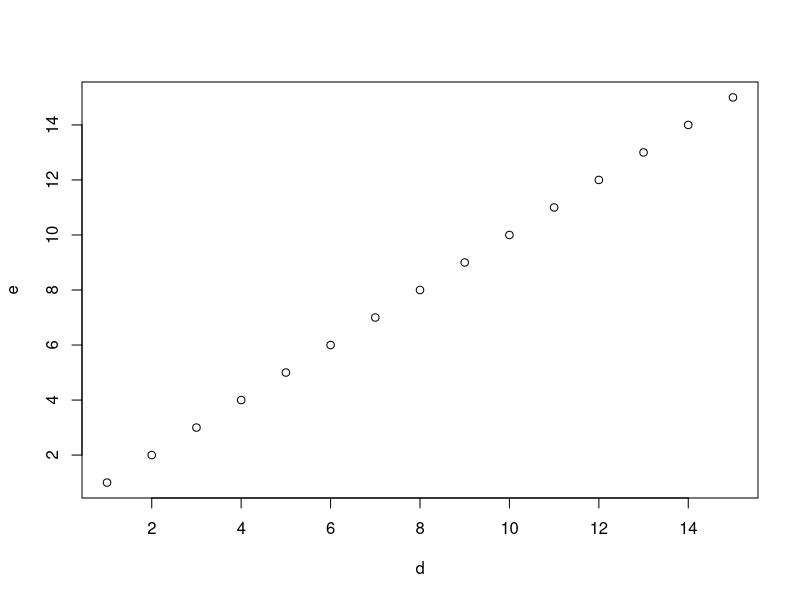
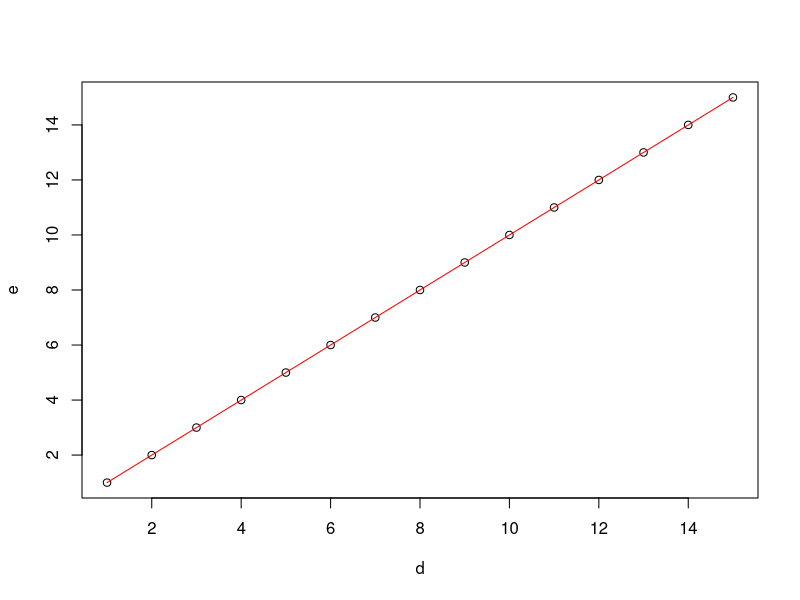
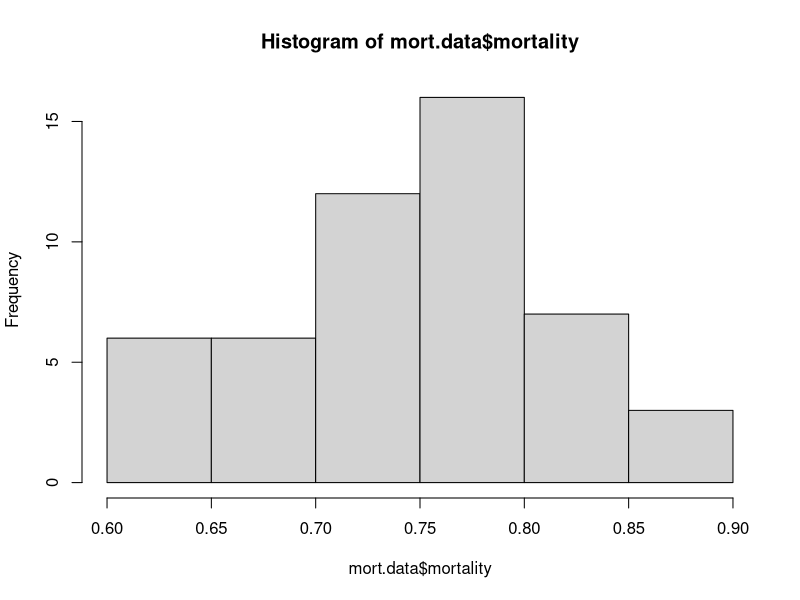

The R script that drew these images, in order:
## ---- chunk 1
knitr::opts_chunk$set(echo = TRUE)
## ---- chunk 2
print("Welcome to R")
## ---- chunk 3
library(tidyverse)
## ---- chunk 4
?tidyverse
## ---- chunk 5
4+4
2^2
## ---- chunk 6
a=4+4
b=2^2
c=a+b
print(c)
## ---- chunk 7
#make a few vectors using c() for "concatenate"
d=c(1,2,3,4,5,6,7,8,9,10,11,12,13,14,15)
e=c(1:15)
setequal(d,e) #determine if we have equal sets
## ---- chunk 8
ls() #show what's in our environment
list=ls() #make a list of everything in the environment
rm(list=list) #pass that list to the 'delete' function
## ---- chunk 9
d=c(1:15)
e=c(1:15)
plot(d,e)
## ---- chunk 10
plot(d,e) #plot the dots
lines(d,e, col="red") #add lines
## ---- chunk 11
d
e
## ---- chunk 12
identical(d,e)
## ---- chunk 13
as.integer(d)
as.numeric(e)
identical(d, as.numeric(e))
## ---- chunk 14
?setwd()
?getwd()
getwd()
## ---- chunk 15
mort.data<-read_csv("mortality.csv") #read the data in and store as "mort.data" object
## ---- chunk 16
head(mort.data)
spec(mort.data)
str(mort.data)
tail(mort.data)
dim(mort.data)
## ---- chunk 17
mort.data$mortality
mort.data[,4]

hist(mort.data$mortality)
